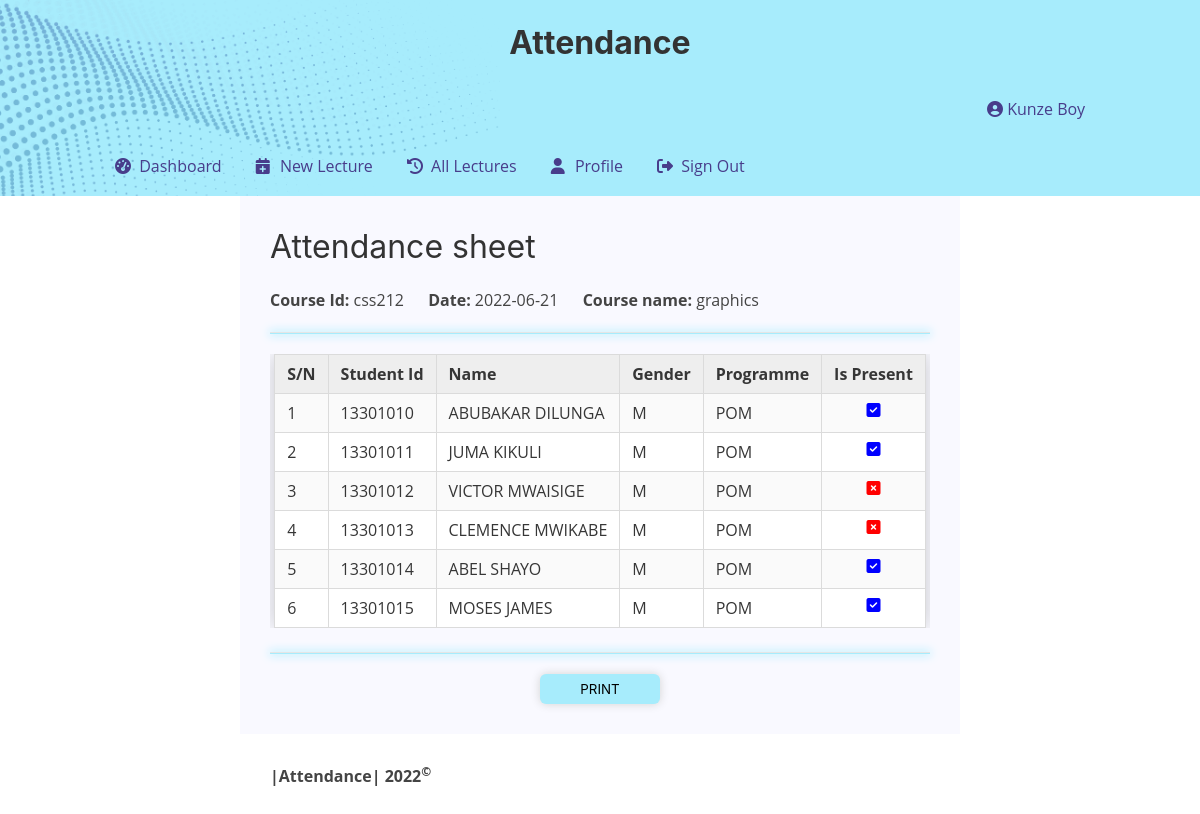
The page /viewattendance.php?id=1654298282 (signed in) on the database its author committed.
### tables this page shows
CREATE TABLE `lecture` (
  `lecture_id` varchar(100) NOT NULL,
  `time` date NOT NULL,
  `lecturer_id` varchar(100) NOT NULL,
  `course_id` varchar(100) NOT NULL
);

CREATE TABLE `course` (
  `course_id` varchar(100) NOT NULL,
  `course_name` varchar(100) NOT NULL
);

CREATE TABLE `student` (
  `student_id` varchar(100) NOT NULL,
  `student_name` varchar(30) NOT NULL,
  `gender` varchar(10) DEFAULT NULL,
  `programme_id` varchar(100) NOT NULL
);

### dbconnect.php (called while the page is built, shortened)
<?php
function run($sql){
		$connect=mysqli_connect("localhost","root","","attendance");
		$query=mysqli_query($connect,$sql);
		return $query;
}
 ?>

### viewattendance.php (the view, shortened to what this page needs)
<?php
include 'header.php';
if (isset($_GET['id'])) {
	$id=$_GET['id'];
}else
	header("location:alllectures.php");
$query1=run("select * from lecture,course where lecture_id='$id' and lecture.course_id=course.course_id");
$result1=mysqli_fetch_array($query1);
$course=$result1['course_id'];
$query=run("select s.student_id,s.student_name,s.gender,s.programme_id from student as s, programme_structure as ps where s.programme_id=ps.programme_programme_id and course_course_id='$course'");
?>
<div id='print'>
<h2>Attendance sheet</h2>
<link rel="stylesheet" type="text/css" href="attendance.css">
<link rel="stylesheet" type="text/css" href="fontawesome/css/all.css">
<b>Course Id:</b> <?php echo $result1['course_id'] ?> &emsp; <b>Date: </b><?php echo $result1['time'] ?> &emsp; <b>Course name:</b> <?php echo $result1['course_name'] ?>
<hr>
<div class="table-container">
<table class="table is-bordered is-hoverable is-striped is-responsive">
	<tr>
		<th>S/N</th>
		<th>Student Id</th>
		<th>Name</th>
		<th>Gender</th>
		<th>Programme</th>
		<th>Is Present</th>
	</tr>
	<?php $i=0; $sn=1;?>
	<?php while ($result=mysqli_fetch_array($query)) {
		$student=$result['student_id'];
		$query2=run("select * from attendance where student='$student' and lecture='$id'");
		$result2=mysqli_fetch_array($query2);
		?>
			<tr>
				<td><?php echo $sn ?></td>
				<td><?php echo $result['student_id'] ?></td>
				<td><?php echo $result['student_name'] ?></td>
				<td><?php echo $result['gender'] ?></td>
				<td><?php echo $result['programme_id'] ?></td>
				<td><center>
					<?php
						if ($result2['ispresent']=='yes') {
							?><i class="fa fa-check-square blue"></i><?php
						}elseif ($result2['ispresent']=='no'){
							?><i class="fa fa-times-square red"></i><?php
						}
					 ?>
					</center>
				</td>
			</tr>
		<?php $i++; $sn++;
	}
		?>
</table>
</div>
<hr>
</div>
<center><button class="btn" onclick="printtag('print')" style="height: 30px;">Print</button></center>
<?php include 'footer.php'; ?>

### attendance.css (style rules this page uses)
.btn { transition: 0.2s ; }
button { background-color: inherit; border:none; }
.btn { width:120px; text-transform: uppercase; border-radius:6px; background-color: var(--color); box-shadow: 0px 0px 10px 0px lightgray; border: none; }
table,tr,td,th { border:1px solid lightgray; border-collapse: collapse; padding: 5px; }
th { background-color: #eee; }
.table { max-width: ; margin:auto; background-color: white; padding:8px; border:none; box-shadow: 0px 0px 20px #0003; }
.fa { width: 20px; }
.red { color: red; }
.blue { color: blue; }
hr { background-color: var(--color); box-shadow: 0px 0px 10px 1px var(--color); }

### rows shown on the page
lecture: course.course_id "css212", time "2022-06-21", course.course_name "graphics"
student: student_id "13301010", student_name "ABUBAKAR DILUNGA", gender "M", programme "POM"
student: student_id "13301011", student_name "JUMA KIKULI", gender "M", programme "POM"
student: student_id "13301012", student_name "VICTOR MWAISIGE", gender "M", programme "POM"
student: student_id "13301013", student_name "CLEMENCE MWIKABE", gender "M", programme "POM"
student: student_id "13301014", student_name "ABEL SHAYO", gender "M", programme "POM"
student: student_id "13301015", student_name "MOSES JAMES", gender "M", programme "POM"

### other values the page prints
$_SESSION['name'] "Kunze Boy"
